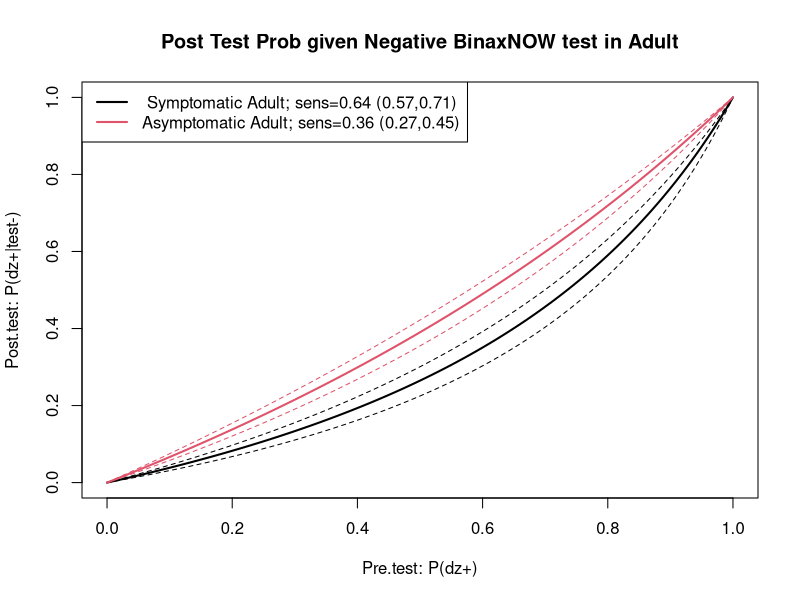
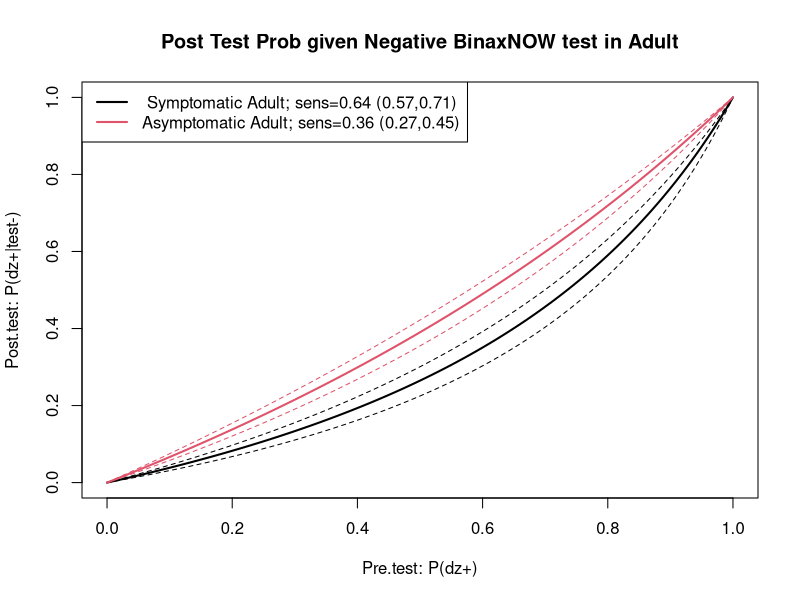

Source code (R) for these figures, in order:
## ---- chunk 1
knitr::opts_chunk$set(echo = TRUE)
## ---- chunk 2
like.rat=function(sens,spec,pretest){(1-sens)/((1-sens)*pretest+(spec)*(1-pretest))}
pretest=0.2
## ---- chunk 3
post.test.prob = function(sens,spec,pretest){
  like.rat(sens=sens,spec=spec,pretest=pretest)*pretest
}
## ---- chunk 4
pre.tests = seq(0,1,0.01)
get.post.tests = function(sens,spec,pretests){
post.tests = c()
for(i in 1:length(pre.tests)){
  post.tests[i]=post.test.prob(sens=sens,spec=spec,pretest=pre.tests[i])
}
post.tests
}
## ---- chunk 5
post.tests.6=get.post.tests(sens=0.64,spec=1,pretests)
post.tests.6l=get.post.tests(sens=0.57,spec=1,pretests)
post.tests.6u=get.post.tests(sens=0.71,spec=1,pretests)

plot.p = function(){
lwd.point = 2
plot(pre.tests,post.tests.6,type='l',xlab="Pre.test: P(dz+)",ylab="Post.test: P(dz+|test-)",lty=1,lwd=lwd.point,main='Post Test Prob given Negative BinaxNOW test in Adult')
lines(pre.tests,post.tests.6u,lty=2,col=1)
lines(pre.tests,post.tests.6l,lty=2,col=1)
post.tests.36=get.post.tests(sens=0.36,spec=1,pretests)
lines(pre.tests,post.tests.36,lty=1,lwd=lwd.point,col=2)
post.tests.36u = get.post.tests(sens=.45,spec=1)
post.tests.36l = get.post.tests(sens=.27, spec=1)
lines(pre.tests,post.tests.36u,lty=2,col=2)
lines(pre.tests,post.tests.36l,lty=2,col=2)
legend("topleft",
       c(" Symptomatic Adult; sens=0.64 (0.57,0.71)","Asymptomatic Adult; sens=0.36 (0.27,0.45)"),
       lty=c(1,1),col=c(1,2),lwd=c(lwd.point,lwd.point))
}

png("post.test.png")
plot.p()
dev.off()
plot.p()
